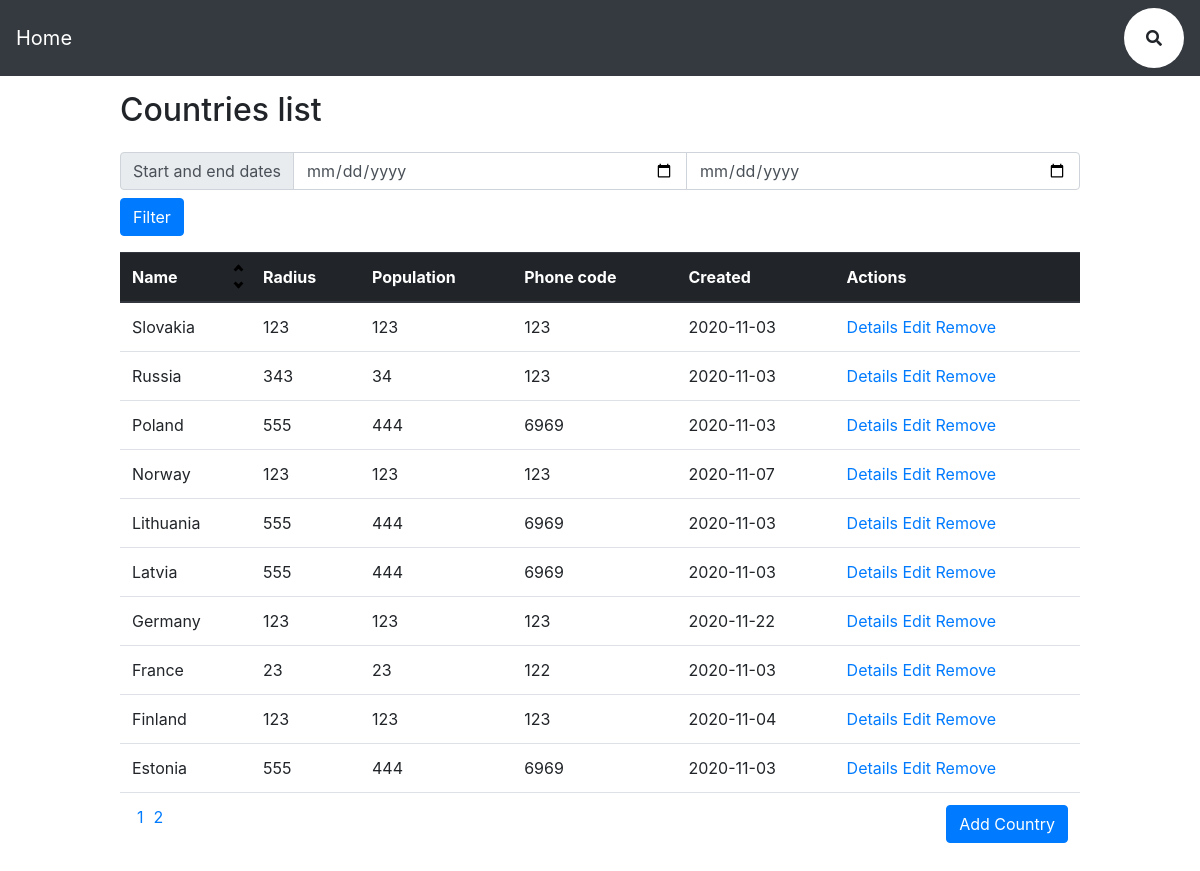
Page /index.php?order=desc on the committed database.
### tables this page shows
CREATE TABLE `countries` (
  `id` int(6) NOT NULL,
  `name` varchar(255) NOT NULL,
  `radius` int(10) NOT NULL,
  `population` int(10) NOT NULL,
  `phoneCode` int(10) NOT NULL,
  `created` date DEFAULT curdate()
);

### index.php (called while the page is built, shortened)
<?php
    include 'header.php';
    $mvc = new Mvc();
    $mvc->mvcHandler();
?>
<?php include('footer.php'); ?>

### model/countryModel.php (called while the page is built, shortened)
<?php
class CountryModel extends Dbh{
    public function get($order,$page,$limit){
        $start = ($page-1)*$limit;
        if($order == 'asc'){
            $sql = "SELECT * FROM countries ORDER BY name ASC LIMIT $start, $limit";
        }else if ($order == 'desc'){
            $sql = "SELECT * FROM countries ORDER BY name DESC  LIMIT $start, $limit";
        }else{
            $sql = "SELECT * FROM countries  LIMIT $start, $limit";
        }
        $query = $this->connect()->query($sql);
        return $query;
    }
}

### controller/dbh.php (called while the page is built)
<?php
class Dbh {
    private $host = "localhost";
    private $user = "root";
    private $pwd = "";
    private $dbName = "Countries";
    protected function connect(){
        $dsn = 'mysql:host='.$this->host.';dbname='.$this->dbName;
        $pdo = new PDO($dsn, $this->user, $this->pwd);
        $pdo->setAttribute(PDO::ATTR_DEFAULT_FETCH_MODE, PDO::FETCH_ASSOC);
        return $pdo;
    }
}

### view/country/index.php (the view, shortened to what this page needs)
<h2>Countries list</h2>
<?php
$pages = $_SESSION['totalPages'];
?>
<table class="table">
  <thead class="thead-dark">
    <tr>
      <th scope="col">
        <div class="flex">
          Name
          <div class="to-right">
            <div>
            <?php
            if(isset($_GET['act'])){
              echo '<a href="index.php?order=asc&act='.$_GET['act'].'">';
            }else{
             echo '<a href="index.php?order=asc">';
            }?>
              <i class="arrow up"></i>
            </a>
            </div>
            <div>
            <?php
            if(isset($_GET['act'])){
              echo '<a href="index.php?order=desc&act='.$_GET['act'].'">';
            }else{echo '<a href="index.php?order=desc">';}?>
              <i class="arrow down">
              </i>
            </a>
            </div>
          </div>
        </div>
      </th>
      <th scope="col">Radius</th>
      <th scope="col">Population</th>
      <th scope="col">Phone code</th>
      <th scope="col">Created</th>
      <th scope="col">Actions</th>
    </tr>
  </thead>
    <form action="index.php?act=filter" method="post">
      <div class="input-group mb-2">
        <div class="input-group-prepend">
          <span class="input-group-text" id="">Start and end dates</span>
        </div>
        <input type="date" name="startDate" class="form-control">
        <input type="date" name="endDate" class="form-control" >
      </div>
      <input type="submit" name="filter" class="btn btn-primary  mb-3" value="Filter">
    </form>
  <tbody>
  <?php
    while($row = $res->fetch()){
        echo '<tr>';
            echo '<td>'.$row['name'].'</td>';
            echo '<td>'.$row['radius'].'</td>';
            echo '<td>'.$row['population'].'</td>';
            echo '<td>'.$row['phoneCode'].'</td>';
            echo '<td>'.$row['created'].'</td>';
            echo '<td> <a href="index.php?act=details&id='.$row['id'].'">Details</a> <a href="index.php?act=update&id='.$row['id'].'">Edit</a> <a href="index.php?act=delete&id='.$row['id'].'">Remove</a></td>';
        echo '</tr>';
    }
    ?>
    <tr>
      <td>
        <?php
          if($pages>1){
            if(isset($_GET['act'])){
              for($i=1; $i<=$pages; $i++){
                if(isset($_GET['order'])){
                  echo '<a class="page" href="index.php?page='.$i.'&act='.$_GET['act'].'&order='.$_GET['order'].'">'.$i.'</a>';
                }else{
                  echo '<a class="page" href="index.php?page='.$i.'&act='.$_GET['act'].'">'.$i.'</a>';
                }
              }
            }else{
              for($i=1; $i<=$pages; $i++){
                echo '<a class="page" href="index.php?page='.$i.'">'.$i.'</a>';
              }
            }
          }
        ?>
      </td>
        <td colspan="5">
        <div class="float-right">
           <a class="btn btn-primary" href="index.php?act=insert">Add Country</a>
        </div>
        </td>
    </tr>
  </tbody>
</table>
<?php include('footer.php'); ?>

### style.css (style rules this page uses)
* { margin: 0; padding: 0; }
h2 { padding: 15px 0 15px 0; }
.page { padding: 0 5px; }
.arrow { border: solid black; border-width: 0 3px 3px 0; display: inline-block; padding: 2px; }
.up { transform: rotate(-135deg); -webkit-transform: rotate(-135deg); }
.down { transform: rotate(45deg); -webkit-transform: rotate(45deg); }
.flex { display: flex; }
.to-right { margin: 0 0 0 auto; height: 15px; }
.to-right div { margin: -10px -3px 0 0; }

### rows in the picture
countries: name "Slovakia", radius "123", population "123", phoneCode "123", created "2020-11-03"
countries: name "Russia", radius "343", population "34", phoneCode "123", created "2020-11-03"
countries: name "Poland", radius "555", population "444", phoneCode "6969", created "2020-11-03"
countries: name "Norway", radius "123", population "123", phoneCode "123", created "2020-11-07"
countries: name "Lithuania", radius "555", population "444", phoneCode "6969", created "2020-11-03"
countries: name "Latvia", radius "555", population "444", phoneCode "6969", created "2020-11-03"
countries: name "Germany", radius "123", population "123", phoneCode "123", created "2020-11-22"
countries: name "France", radius "23", population "23", phoneCode "122", created "2020-11-03"
countries: name "Finland", radius "123", population "123", phoneCode "123", created "2020-11-04"
countries: name "Estonia", radius "555", population "444", phoneCode "6969", created "2020-11-03"
